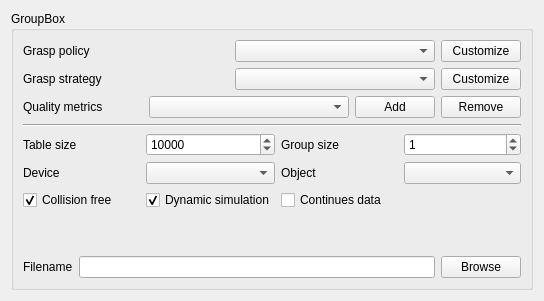
      <widget class="QWidget" name="tab">
       <attribute name="title">
        <string>Table setup</string>
       </attribute>
       <layout class="QVBoxLayout" name="verticalLayout_9">
        <item>
         <widget class="QGroupBox" name="groupBox_6">
          <property name="title">
           <string>GroupBox</string>
          </property>
          <layout class="QVBoxLayout" name="verticalLayout_8">
           <item>
            <layout class="QHBoxLayout" name="horizontalLayout_4">
             <item>
              <widget class="QLabel" name="label_29">
               <property name="text">
                <string>Grasp policy</string>
               </property>
              </widget>
             </item>
             <item>
              <spacer name="horizontalSpacer">
               <property name="orientation">
                <enum>Qt::Horizontal</enum>
               </property>
               <property name="sizeHint" stdset="0">
                <size>
                 <width>40</width>
                 <height>20</height>
                </size>
               </property>
              </spacer>
             </item>
             <item>
              <widget class="QComboBox" name="_gPolicyBox">
               <property name="minimumSize">
                <size>
                 <width>200</width>
                 <height>0</height>
                </size>
               </property>
              </widget>
             </item>
             <item>
              <widget class="QPushButton" name="pushButton">
               <property name="text">
                <string>Customize</string>
               </property>
              </widget>
             </item>
            </layout>
           </item>
           <item>
            <layout class="QHBoxLayout" name="horizontalLayout_5">
             <item>
              <widget class="QLabel" name="label_30">
               <property name="text">
                <string>Grasp strategy</string>
               </property>
              </widget>
             </item>
             <item>
              <spacer name="horizontalSpacer_2">
               <property name="orientation">
                <enum>Qt::Horizontal</enum>
               </property>
               <property name="sizeHint" stdset="0">
                <size>
                 <width>40</width>
                 <height>20</height>
                </size>
               </property>
              </spacer>
             </item>
             <item>
              <widget class="QComboBox" name="_gStrategyBox">
               <property name="minimumSize">
                <size>
                 <width>200</width>
                 <height>0</height>
                </size>
               </property>
              </widget>
             </item>
             <item>
              <widget class="QPushButton" name="pushButton_2">
               <property name="text">
                <string>Customize</string>
               </property>
              </widget>
             </item>
            </layout>
           </item>
           <item>
            <layout class="QHBoxLayout" name="horizontalLayout_6">
             <item>
              <widget class="QLabel" name="label_31">
               <property name="text">
                <string>Quality metrics</string>
               </property>
              </widget>
             </item>
             <item>
              <spacer name="horizontalSpacer_3">
               <property name="orientation">
                <enum>Qt::Horizontal</enum>
               </property>
               <property name="sizeHint" stdset="0">
                <size>
                 <width>40</width>
                 <height>20</height>
                </size>
               </property>
              </spacer>
             </item>
             <item>
              <widget class="QComboBox" name="_qMetricsBox">
               <property name="minimumSize">
                <size>
                 <width>200</width>
                 <height>0</height>
                </size>
               </property>
              </widget>
             </item>
             <item>
              <widget class="QPushButton" name="pushButton_4">
               <property name="text">
                <string>Add</string>
               </property>
              </widget>
             </item>
             <item>
              <widget class="QPushButton" name="pushButton_3">
               <property name="text">
                <string>Remove</string>
               </property>
              </widget>
             </item>
            </layout>
           </item>
           <item>
            <widget class="Line" name="line">
             <property name="orientation">
              <enum>Qt::Horizontal</enum>
             </property>
            </widget>
           </item>
           <item>
            <layout class="QGridLayout" name="gridLayout_3">
             <item row="0" column="0">
              <widget class="QLabel" name="label_62">
               <property name="text">
                <string>Table size</string>
               </property>
              </widget>
             </item>
             <item row="0" column="1">
              <widget class="QSpinBox" name="spinBox">
               <property name="maximum">
                <number>100000</number>
               </property>
               <property name="value">
                <number>10000</number>
               </property>
              </widget>
             </item>
             <item row="0" column="2">
              <widget class="QLabel" name="label_63">
               <property name="text">
                <string>Group size</string>
               </property>
              </widget>
             </item>
             <item row="0" column="3">
              <widget class="QSpinBox" name="spinBox_2">
               <property name="value">
                <number>1</number>
               </property>
              </widget>
             </item>
             <item row="2" column="0">
              <widget class="QCheckBox" name="checkBox_6">
               <property name="text">
                <string>Collision free</string>
               </property>
               <property name="checked">
                <bool>true</bool>
               </property>
              </widget>
             </item>
             <item row="2" column="1">
              <widget class="QCheckBox" name="checkBox_7">
               <property name="text">
                <string>Dynamic simulation</string>
               </property>
               <property name="checked">
                <bool>true</bool>
               </property>
              </widget>
             </item>
             <item row="2" column="2">
              <widget class="QCheckBox" name="checkBox_8">
               <property name="text">
                <string>Continues data</string>
               </property>
              </widget>
             </item>
             <item row="1" column="0">
              <widget class="QLabel" name="label_65">
               <property name="text">
                <string>Device</string>
               </property>
              </widget>
             </item>
             <item row="1" column="1">
              <widget class="QComboBox" name="_deviceBox"/>
             </item>
             <item row="1" column="2">
              <widget class="QLabel" name="label_66">
               <property name="text">
                <string>Object</string>
               </property>
              </widget>
             </item>
             <item row="1" column="3">
              <widget class="QComboBox" name="_objectBox"/>
             </item>
            </layout>
           </item>
           <item>
            <spacer name="verticalSpacer_2">
             <property name="orientation">
              <enum>Qt::Vertical</enum>
             </property>
             <property name="sizeHint" stdset="0">
              <size>
               <width>20</width>
               <height>40</height>
              </size>
             </property>
            </spacer>
           </item>
           <item>
            <layout class="QHBoxLayout" name="horizontalLayout_14">
             <item>
              <widget class="QLabel" name="label_64">
               <property name="text">
                <string>Filename</string>
               </property>
              </widget>
             </item>
             <item>
              <widget class="QLineEdit" name="lineEdit"/>
             </item>
             <item>
              <widget class="QPushButton" name="pushButton_10">
               <property name="text">
                <string>Browse</string>
               </property>
              </widget>
             </item>
            </layout>
           </item>
          </layout>
         </widget>
        </item>
       </layout>
      </widget>
